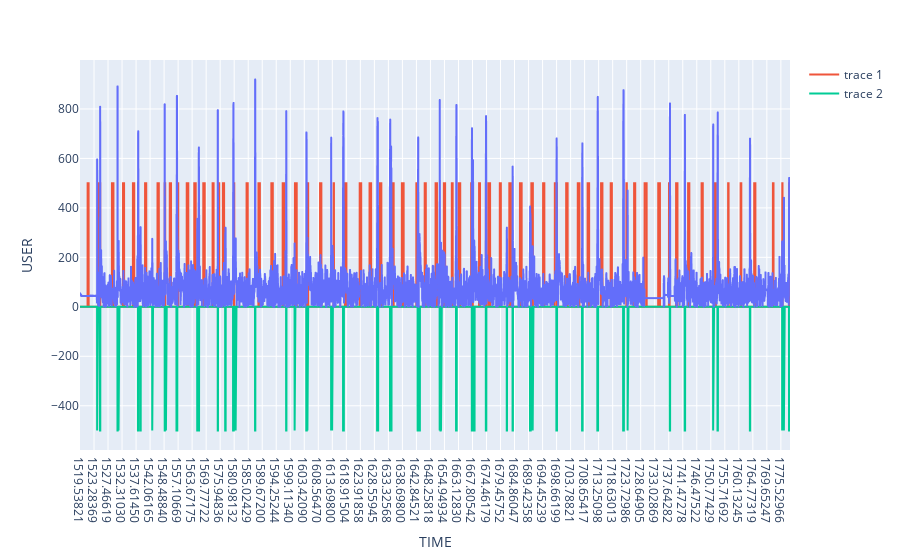

Here is the notebook cell this chart was saved with:
### Code cell
cut = 800

fig = px.line(df.iloc[:-cut], x='TIME', y="USER")

fig.add_scatter(x=df['TIME'][:-cut], y=df['BKID'][:-cut], mode='lines')
fig.add_scatter(x=df['TIME'][:-cut], y=df['OUTLIER'][:-cut]* -1, mode='lines')
fig.show()

### Figure 1 — Plotly figure (JSON) as saved in the notebook; plotly's stock layout.template omitted (floating-point values rounded to 4 significant figures; data arrays with more than 128 entries replaced by an {"elided": "..."} marker saying what was removed)
{"data": [{"hovertemplate": "TIME=%{x}<br>USER=%{y}<extra></extra>", "legendgroup": "", "line": {"color": "#636efa", "dash": "solid"}, "marker": {"symbol": "circle"}, "mode": "lines", "name": "", "showlegend": false, "type": "scattergl", "x": {"elided": "10891 str values"}, "xaxis": "x", "y": {"elided": "10891 int values"}, "yaxis": "y"}, {"mode": "lines", "type": "scatter", "x": {"elided": "10891 str values"}, "y": {"elided": "10891 int values"}}, {"mode": "lines", "type": "scatter", "x": {"elided": "10891 str values"}, "y": {"elided": "10891 int values"}}], "layout": {"legend": {"tracegroupgap": 0}, "margin": {"t": 60}, "xaxis": {"anchor": "y", "domain": [0, 1], "title": {"text": "TIME"}}, "yaxis": {"anchor": "x", "domain": [0, 1], "title": {"text": "USER"}}}}
